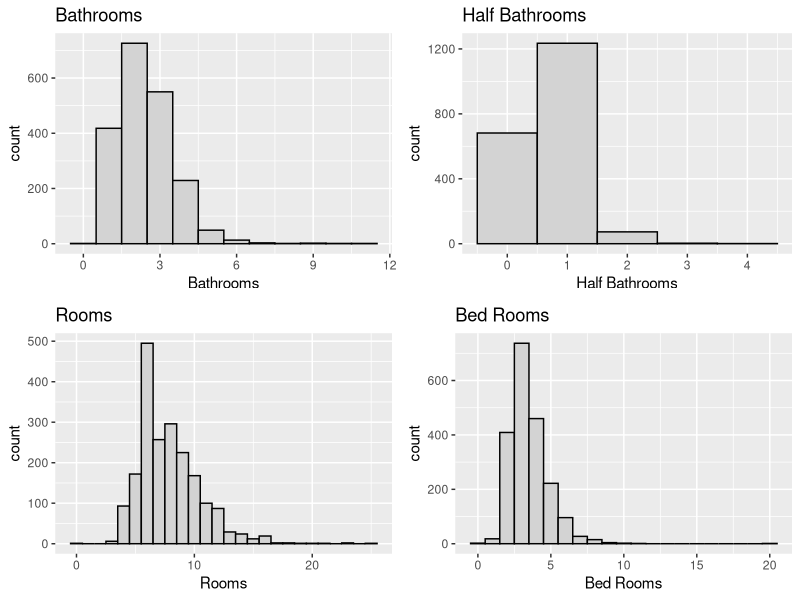
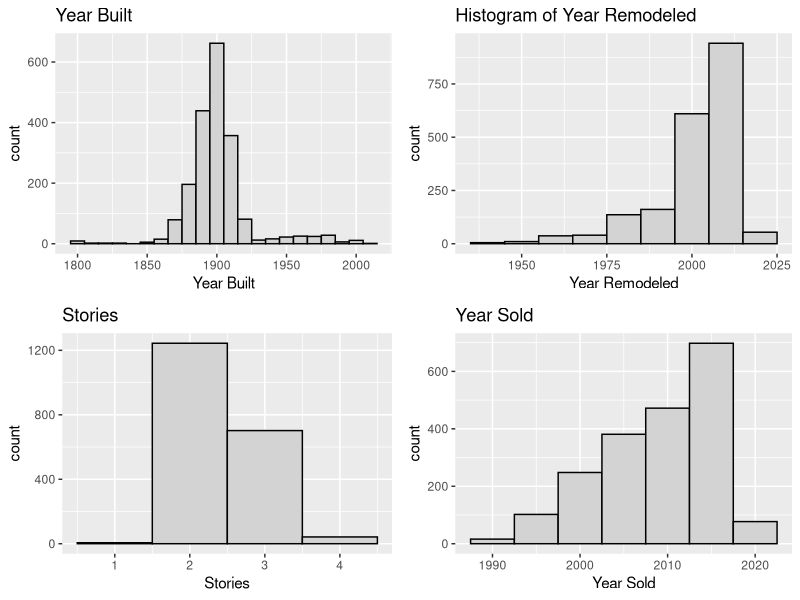
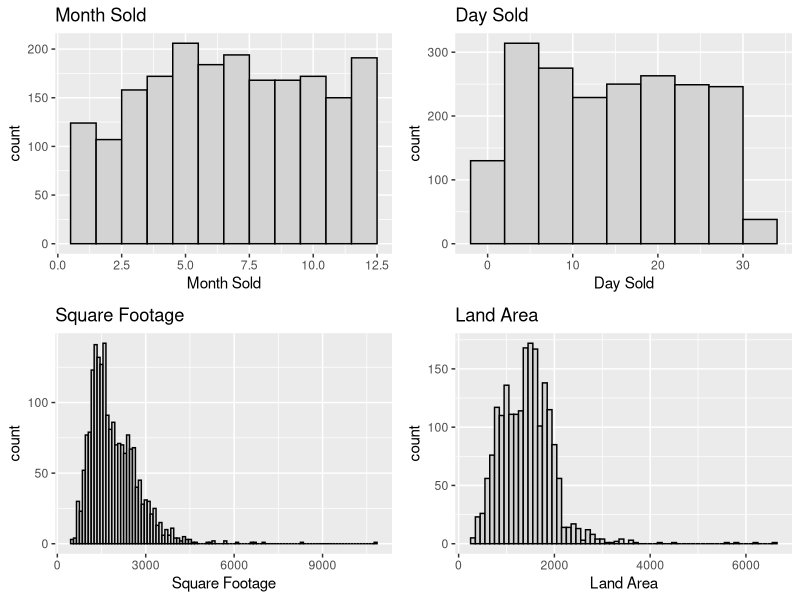
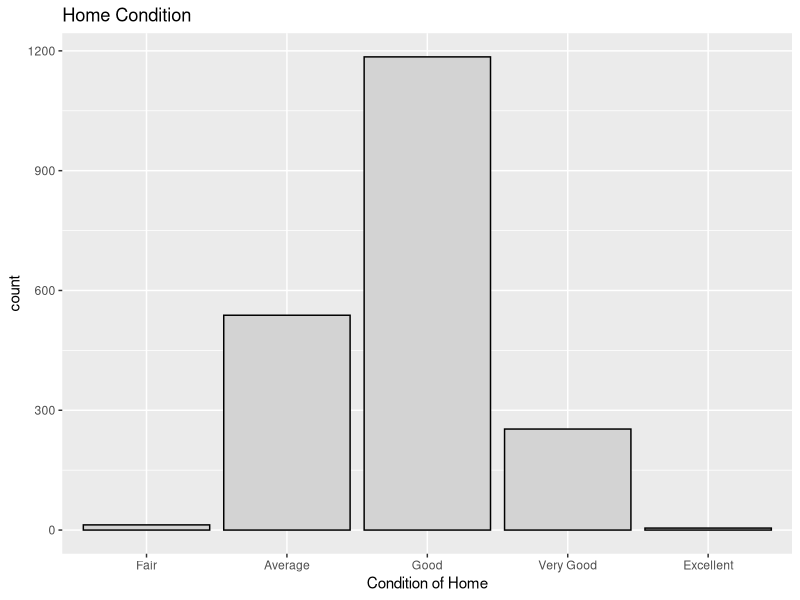
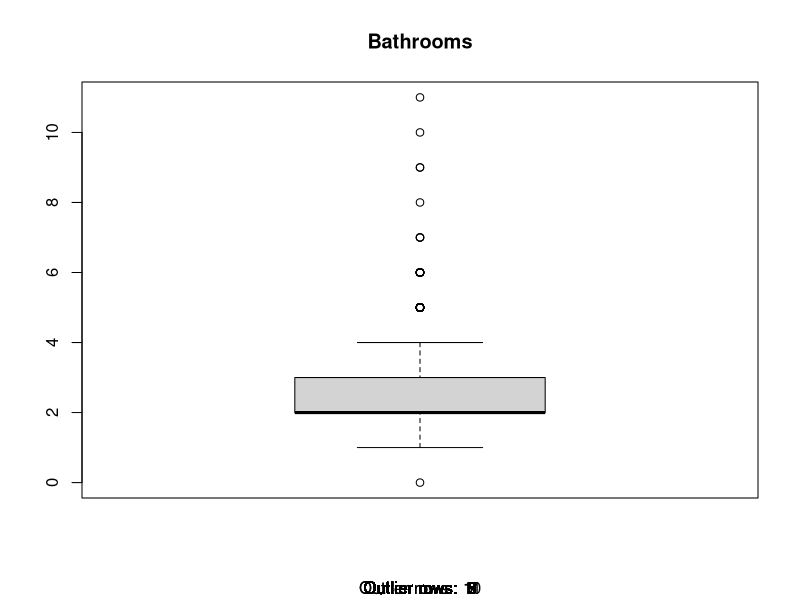
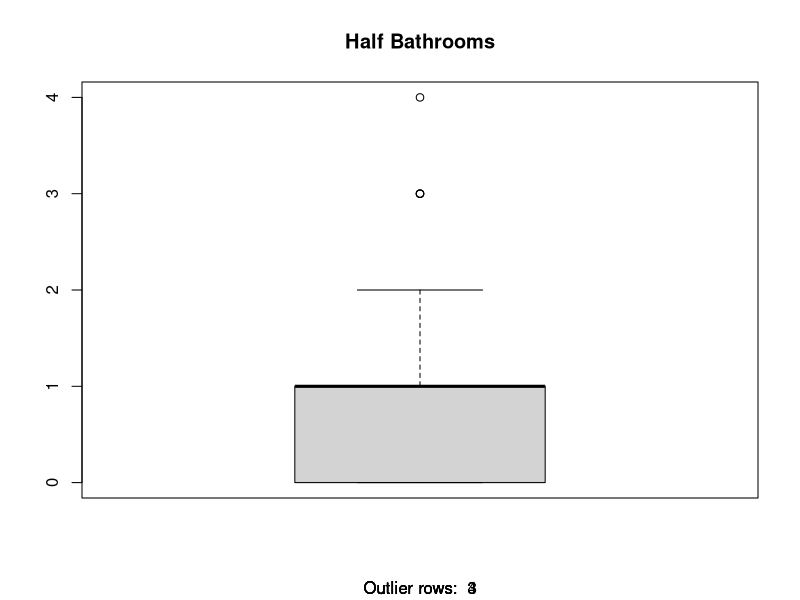
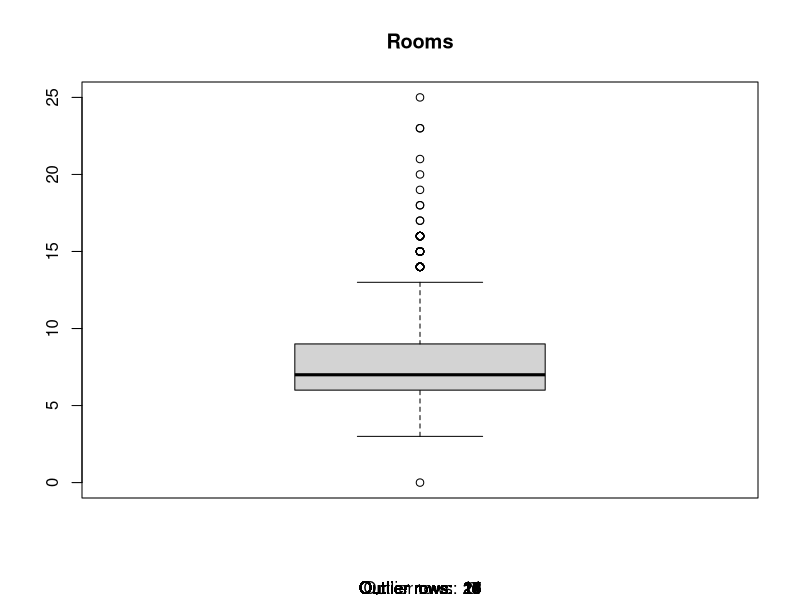
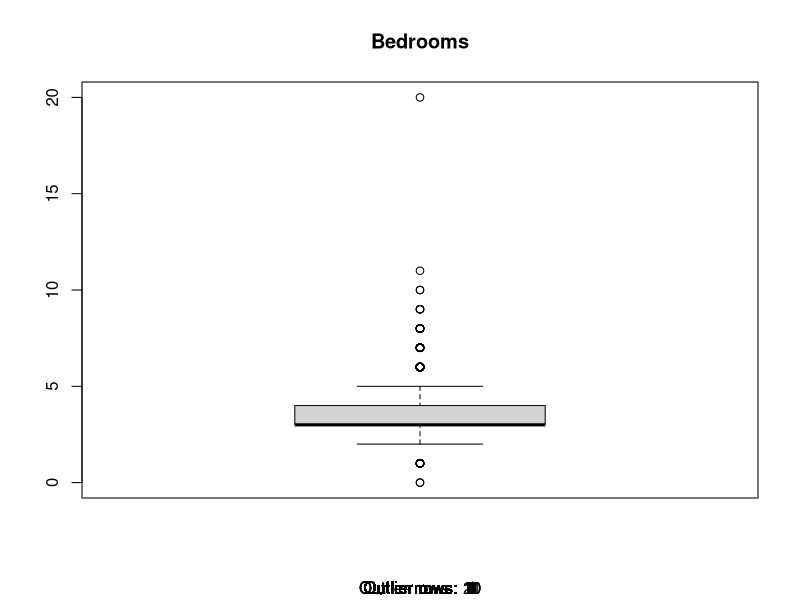

The R source for these figures, in order:
## ---- chunk 1
knitr::opts_chunk$set(echo = TRUE)
library(ggplot2)
library(dplyr)
library(readr)
library(car)
library(broom)
library(corrplot)
library(gridExtra)
## ---- chunk 2

houses <- read.csv("DC_properties_clean.csv")

excl_rows <- houses[sample(nrow(houses), 5), ] # Exclude Random Rows
houses <- setdiff(houses, excl_rows)

houses$CNDTN <- factor(houses$CNDTN, order = TRUE, levels = c("Fair", "Average", "Good", "Very Good", "Excellent"))

## ---- chunk 3


require(gridExtra)

plot1 <- ggplot(houses, aes(x = BATHRM))+
  geom_histogram(color="black", fill="light gray", binwidth = 1)+
  labs(x="Bathrooms", title="Bathrooms")

plot2 <- ggplot(houses, aes(x = HF_BATHRM))+
  geom_histogram(color="black", fill="light gray", binwidth = 1)+
  labs(x="Half Bathrooms", title="Half Bathrooms")

plot3 <- ggplot(houses, aes(x = ROOMS))+
  geom_histogram(color="black", fill="light gray", binwidth = 1)+
  labs(x="Rooms", title="Rooms")

plot4 <- ggplot(houses, aes(x = BEDRM))+
  geom_histogram(color="black", fill="light gray", binwidth = 1)+
  labs(x="Bed Rooms", title="Bed Rooms")

grid.arrange(plot1, plot2, plot3, plot4, nrow =2, ncol = 2)



plot5 <- ggplot(houses, aes(x = AYB))+
  geom_histogram(color="black", fill="light gray", binwidth = 10)+
  labs(x="Year Built", title="Year Built")

plot6 <- ggplot(houses, aes(x = YR_RMDL))+
  geom_histogram(color="black", fill="light gray", binwidth = 10)+
  labs(x="Year Remodeled", title="Histogram of Year Remodeled")

plot7 <- ggplot(houses, aes(x = STORIES))+
  geom_histogram(color="black", fill="light gray", binwidth = 1)+
  labs(x="Stories", title="Stories")

plot8 <- ggplot(houses, aes(x = SALEYEAR))+
  geom_histogram(color="black", fill="light gray", binwidth = 5)+
  labs(x="Year Sold", title="Year Sold")

grid.arrange(plot5, plot6, plot7, plot8, nrow =2, ncol = 2)



plot9 <- ggplot(houses, aes(x = SALEMONTH))+
  geom_histogram(color="black", fill="light gray", binwidth = 1)+
  labs(x="Month Sold", title="Month Sold")

plot10 <- ggplot(houses, aes(x = SALEDAY))+
  geom_histogram(color="black", fill="light gray", binwidth = 4)+
  labs(x="Day Sold", title="Day Sold")

plot11 <- ggplot(houses, aes(x = GBA))+
  geom_histogram(color="black", fill="light gray", binwidth = 100)+
  labs(x="Square Footage", title="Square Footage")

plot12 <- ggplot(houses, aes(x = LANDAREA))+
  geom_histogram(color="black", fill="light gray", binwidth = 100)+
  labs(x="Land Area", title="Land Area")

grid.arrange(plot9, plot10, plot11, plot12, nrow =2, ncol = 2)


ggplot(houses, aes(x = CNDTN))+
  geom_bar(color="black", fill="light gray")+
  labs(x="Condition of Home", title="Home Condition")



# Boxplots to identify outliers

boxplot(houses$BATHRM, main="Bathrooms", sub=paste("Outlier rows: ", boxplot.stats(houses$BATHRM)$out))

boxplot(houses$HF_BATHRM, main="Half Bathrooms", sub=paste("Outlier rows: ", boxplot.stats(houses$HF_BATHRM)$out))

boxplot(houses$ROOMS, main="Rooms", sub=paste("Outlier rows: ", boxplot.stats(houses$ROOMS)$out))

boxplot(houses$BEDRM, main="Bedrooms", sub=paste("Outlier rows: ", boxplot.stats(houses$BEDRM)$out))

boxplot(houses$AYB, main="Year Built", sub=paste("Outlier rows: ", boxplot.stats(houses$AYB)$out))

boxplot(houses$YR_RMDL, main="Year Remodeled", sub=paste("Outlier rows: ", boxplot.stats(houses$YR_RMDL)$out))

boxplot(houses$STORIES, main="Stories", sub=paste("Outlier rows: ", boxplot.stats(houses$STORIES)$out))

boxplot(houses$SALEYEAR, main="Year of Most Recent Sale", sub=paste("Outlier rows: ", boxplot.stats(houses$SALEYEAR)$out))

boxplot(houses$GBA, main="Gross Building Area", sub=paste("Outlier rows: ", boxplot.stats(houses$GBA)$out))

boxplot(houses$CNDTN, main="Condition", sub=paste("Outlier rows: ", boxplot.stats(houses$CNDTN)$out))

boxplot(houses$LANDAREA, main="Land Area", sub=paste("Outlier rows: ", boxplot.stats(houses$LANDAREA)$out))

boxplot(houses$PRICE, main="Price", sub=paste("Outlier rows: ", boxplot.stats(houses$PRICE)$out))

# Boxplots to identify outliers

boxa <- boxplot(houses$BATHRM, main="Bathrooms", sub=paste("Outlier rows: ", boxplot.stats(houses$BATHRM)$out))

boxb <- boxplot(houses$HF_BATHRM, main="Half Bathrooms", sub=paste("Outlier rows: ", boxplot.stats(houses$HF_BATHRM)$out))

boxc <- boxplot(houses$ROOMS, main="Rooms", sub=paste("Outlier rows: ", boxplot.stats(houses$ROOMS)$out))


# scatterplots

# price by room
room_price <- ggplot(houses, aes(x = ROOMS, y = PRICE))
room_price + geom_point()

# price by year
year_price <- ggplot(houses, aes(x = SALEYEAR, y = PRICE))
year_price + geom_point()

# price by month
month_price <- ggplot(houses, aes(x = SALEMONTH, y = PRICE))
month_price + geom_point()

# price by day of month
day_price <- ggplot(houses, aes(x = SALEDAY, y = PRICE))
day_price + geom_point()


# Use corrplot to display a correlation matrix of that variables

corr_matrix <- cor(data.frame(houses$HF_BATHRM, houses$BATHRM, houses$ROOMS, houses$BEDRM,houses$AYB, houses$YR_RMDL, houses$PRICE, houses$SALEDAY, houses$SALEMONTH, houses$SALEYEAR, houses$STORIES, houses$LANDAREA, houses$GBA))
corrplot(corr_matrix, type = "upper", order = "hclust", 
         tl.col = "black", tl.srt = 45)

## ---- chunk 4

# 5. Identification and evaluation of suitable model

fit <- lm(data = houses, PRICE ~ BATHRM + HF_BATHRM  + ROOMS + BEDRM + AYB + YR_RMDL + STORIES + SALEMONTH + SALEDAY + SALEYEAR + GBA + CNDTN + LANDAREA)

# Review p-values, check sign of estimates

summary(fit)

## ---- chunk 5

# Review ANOVA and compare F statistic

anova(fit)

## ---- chunk 6

# Residual plot and look for non-constant variance

fit.df <- augment(fit)
ggplot(fit.df, aes(x = .fitted, y = .resid))+
  geom_point()+
  geom_hline(yintercept = 0, linetype = 2)+
  labs( x = "Fitted Values", y = "Residuals")

## ---- chunk 7
# Shapiro-Wilk test for normality

shapiro.test(fit$residuals)

## ---- chunk 8
# ncvTest for constant variance

ncvTest(fit)

## ---- chunk 9

# Variance Inflation Factor (used to identify multicllinearity >= 10)

vif(fit)

## ---- chunk 10
# Review R2 value
# From summary above: adjusted R^2 = .6984

# Drop non-significant predictor variables (Droped AYB: +.0002, Rooms: No change, other lower)
fit <- lm(data = houses, PRICE ~ BATHRM + HF_BATHRM  +  BEDRM + YR_RMDL + STORIES + SALEMONTH + SALEDAY + SALEYEAR + GBA + CNDTN + LANDAREA)
#summary(fit)

# If multicollinearity is present, drop one correlated variable (None present)

#Variable Transformations
#powerTransform(houses$HF_BATHRM+1) # .776
#powerTransform(houses$BEDRM+1) # -.130
#powerTransform(houses$STORIES+1) # -2.084
#powerTransform(houses$SALEMONTH) # .809
#powerTransform(houses$SALEYEAR-1990) # 1.48 - didn't help
#powerTransform(houses$GBA) # -.08 -> LOG
#powerTransform(houses$LANDAREA) # .35 -> SQRT

fit <- lm(data = houses, PRICE ~  BATHRM  + HF_BATHRM  + BEDRM + log(BEDRM+1) + STORIES  + SALEMONTH + SALEDAY + SALEYEAR  + GBA + log(GBA) + CNDTN + LANDAREA )
#summary(fit) # R^2 increased to .7269

# Transform the outcome variable if the residual plot looks suspicious
powerTransform(houses$PRICE) #.33 -> sqrt

# log lowers R2: .6589
fit1 <- lm(data = houses, log(PRICE) ~ BATHRM  + HF_BATHRM  + BEDRM + log(BEDRM+1) + STORIES  + SALEMONTH + SALEDAY + SALEYEAR  + GBA + log(GBA) + CNDTN + LANDAREA )
#summary(fit1)
# sqrt increase R2: .7481, drop YR_RMDL + .0001
fit2 <- lm(data = houses, sqrt(PRICE) ~ BATHRM  + HF_BATHRM  + BEDRM + log(BEDRM+1) + STORIES  + SALEMONTH + SALEDAY + SALEYEAR  + GBA + log(GBA) + CNDTN + LANDAREA )
#summary(fit2)
# inverse drastically decrease
fit3 <- lm(data = houses, I(1/PRICE) ~ BATHRM  + HF_BATHRM  + BEDRM + log(BEDRM+1) + STORIES  + SALEMONTH + SALEDAY + SALEYEAR  + GBA + log(GBA) + CNDTN + LANDAREA )
#summary(fit3)

## ---- chunk 11

fit_final <- lm(data = houses, sqrt(PRICE) ~  BATHRM  + HF_BATHRM  + BEDRM  + log(BEDRM+1) + STORIES  + SALEMONTH + SALEDAY + SALEYEAR  + GBA + log(GBA) + CNDTN + LANDAREA )
summary(fit_final) # R^2 increased to .7481

fit_final.df <- augment(fit_final)
ggplot(fit_final.df, aes(x = .fitted, y = .resid))+
  geom_point()+
  geom_hline(yintercept = 0, linetype = 2)+
  labs( x = "Fitted Values", y = "Residuals")

## ---- chunk 12

#using AIC & BIC for model comparison
"Initial Model AIC:"
AIC(fit) # AIC
"Initial Model BIC:"
BIC(fit) # BIC
"Final Model AIC:"
AIC(fit_final) # AIC
"Final Model BIC:"
BIC(fit_final) # BIC 

# The AIC and BIC for fit_final are both lower, so that is the better model

## ---- chunk 13

# 6. Application of the model 

# Test on excluded rows
predict(fit, newdata = excl_rows, interval = "predict")
